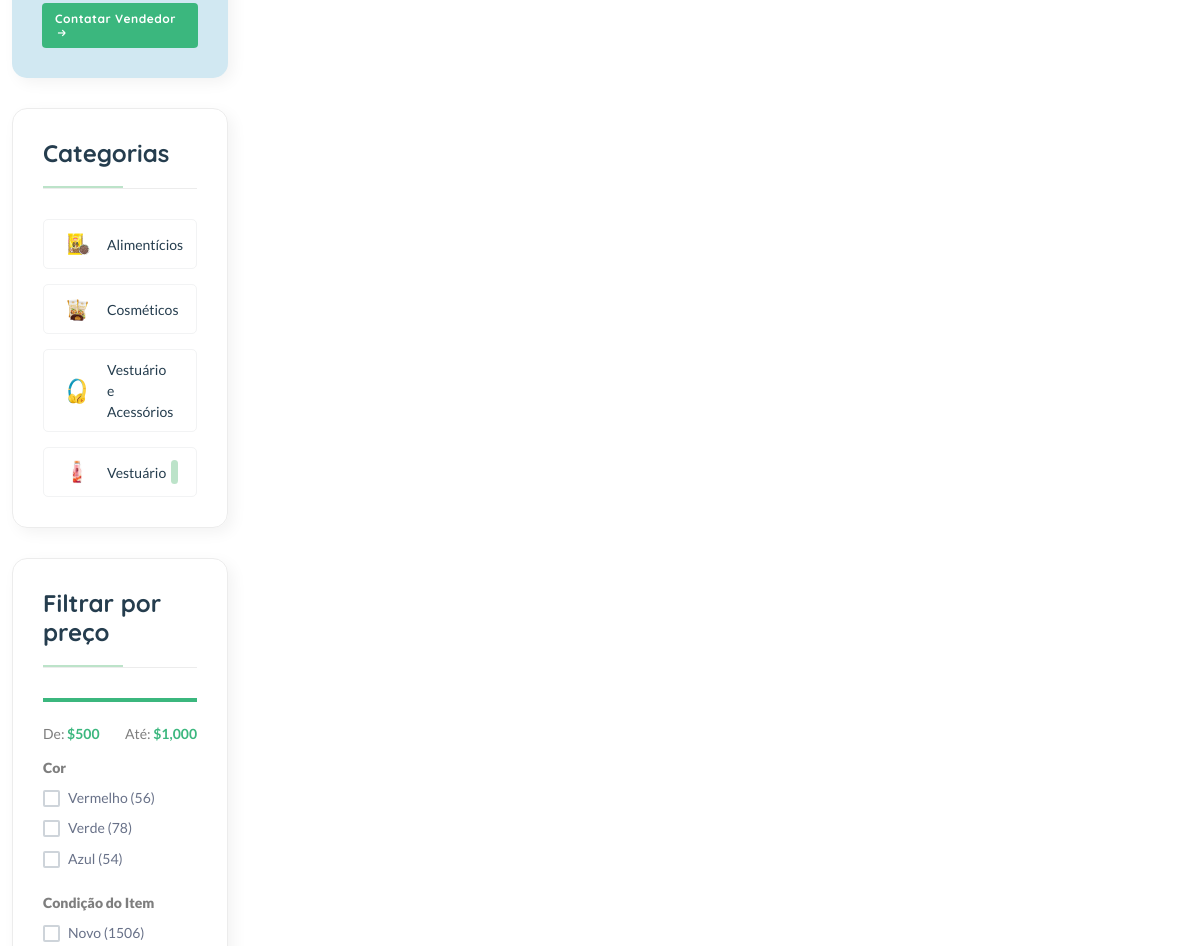
/vendedor/ven1a1f445 (middle part), run on an earlier commit of the app's database.
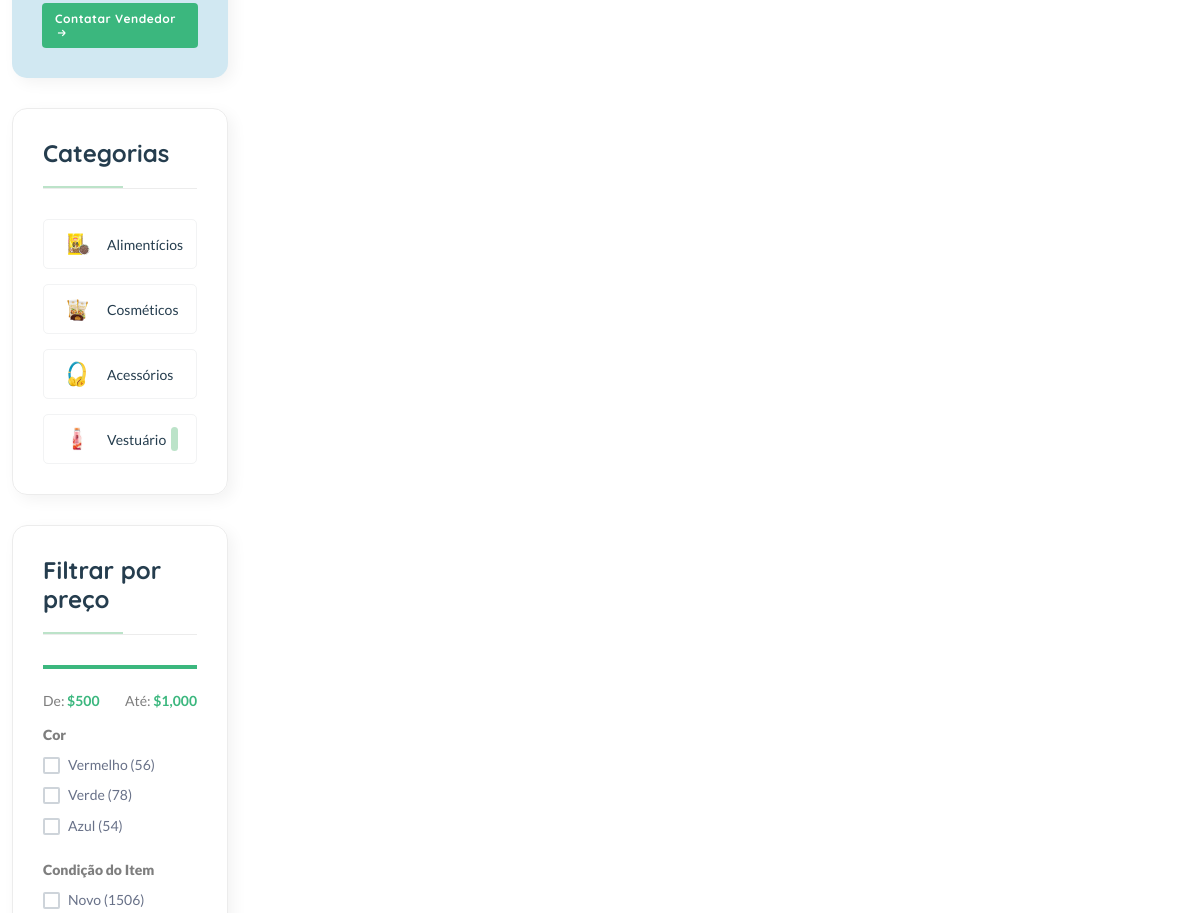
And on a later commit of the database.
### core/models.py (models this page shows, shortened)
class Categoria(models.Model):
    cid = ShortUUIDField(unique=True, length=10, max_length=10, prefix="cat", alphabet="abcdefgh12345")
    titulo = models.CharField(max_length=100, default="Alimentos")
    imagem = models.ImageField(upload_to="categoria", default="categoria.jpg")
    class Meta:
        verbose_name_plural = "Categorias"

### core/views.py (the view)
# urls.py: path("vendedor/<vid>", descricao_vendedores, name="vendor-detail"), #Página de um vendedor específico selecionado
def descricao_vendedores(request, vid):
    vendedor = get_object_or_404(Vendedor, vid=vid) # Utiliza get_object_or_404 para um tratamento de erro 404 mais limpo
    produtos = Produto.objects.filter(vendedor=vendedor, status_produto="published")
    categorias = Categoria.objects.all()
    vendedores = Vendedor.objects.all() #Adi
    context = {
        "vendedor": vendedor,
        "produtos": produtos,
        "categorias": categorias,
        "vendedores": vendedores,
    }
    return render(request, "core/vendor-detail.html", context)

### core/context_processor.py (called while the page is built)
def default(request):
    if request.user.is_authenticated:
        try:
            endereco = Endereco.objects.get(user=request.user)
            return {'endereco': endereco}
        except Endereco.DoesNotExist:
            return {'endereco': None}  # Ou levantar uma exceção apropriada
    else:
        return {} # Retorna um dicionário vazio se o usuário não estiver autenticado

### core/models.py (called while the page is built)
    def __str__(self):
        return self.titulo

    def obter_porcentagem(self):
        novo_preco = "-" + str(round(((self.preco_antigo - self.preco) / self.preco_antigo) * 100)) + "%"
        return novo_preco

### templates/core/vendor-detail.html (shortened to what this page needs)
{% extends 'partials/base.html' %} {% load static %} {% block content %}
<main class="main">
    <div class="container mb-30">
        <div class="row flex-row-reverse">
            <div class="col-lg-4-5">
            </div>
            <div class="col-lg-1-5 primary-sidebar sticky-sidebar">
                <div class="sidebar-widget widget-store-info mb-30 bg-3 border-0">
                    <div class="vendor-info">
                        <div class="vendor-info">
                            <a href="vendor-details-1.html" class="btn btn-xs">Contatar Vendedor <i
                                    class="fi-rs-arrow-small-right"></i></a>
                        </div>
                    </div>
                </div>
                <div class="sidebar-widget widget-category-2 mb-30">
                    <h5 class="section-title style-1 mb-30">Categorias</h5>
                    <ul>
                        {% for c in categorias %}
                        <li>
                            <a href="shop-grid-right.html"> <img src="{{ c.imagem.url}}" alt="" />{{ c.titulo }}</a><span class="count">{{ c.categorias.all.count}}</span>
                        </li>
                        {% endfor %}
                    </ul>
                </div>
                <div class="sidebar-widget price_range range mb-30">
                    <h5 class="section-title style-1 mb-30">Filtrar por preço</h5>
                    <div class="price-filter">
                        <div class="price-filter-inner">
                            <div id="slider-range" class="mb-20"></div>
                            <div class="d-flex justify-content-between">
                                <div class="caption">De: <strong id="slider-range-value1" class="text-brand"></strong>
                                </div>
                                <div class="caption">Até: <strong id="slider-range-value2" class="text-brand"></strong>
                                </div>
                            </div>
                        </div>
                    </div>
                    <div class="list-group">
                        <div class="list-group-item mb-10 mt-10">
                            <label class="fw-900">Cor</label>
                            <div class="custome-checkbox">
                                <label class="form-check-label" for="exampleCheckbox1"><span>Vermelho
                                        (56)</span></label>
                                <br />
                                <label class="form-check-label" for="exampleCheckbox2"><span>Verde (78)</span></label>
                                <br />
                                <label class="form-check-label" for="exampleCheckbox3"><span>Azul (54)</span></label>
                            </div>
                            <label class="fw-900 mt-15">Condição do Item</label>
                            <div class="custome-checkbox">
                                <label class="form-check-label" for="exampleCheckbox11"><span>Novo (1506)</span></label>
                                <br />
                                <br />
                            </div>
                        </div>
                    </div>
                </div>
            </div>
        </div>
    </div>
</main>
{% endblock content %}

What changed in the data, as far as the page shows it:
changed Categoria: titulo "Vestuário e Acessórios" → "Acessórios"
